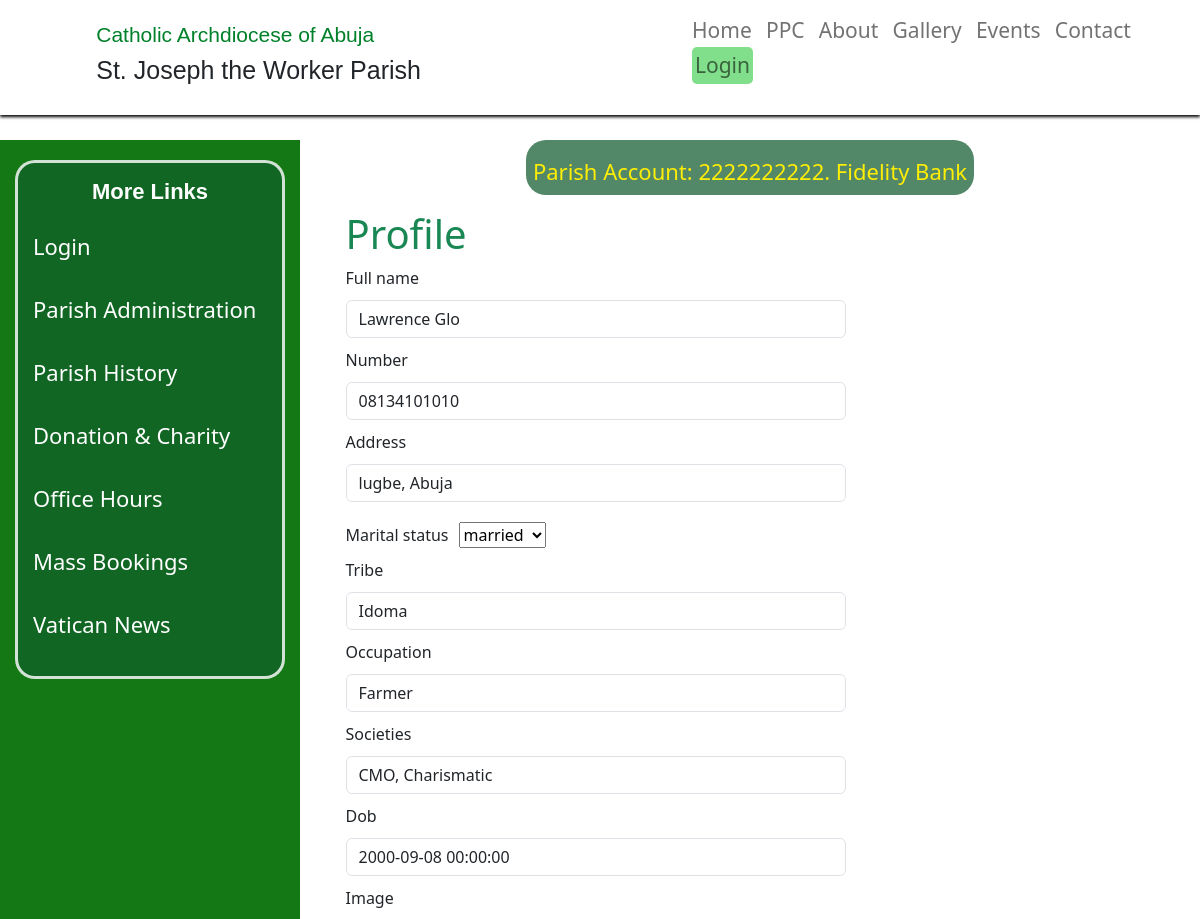
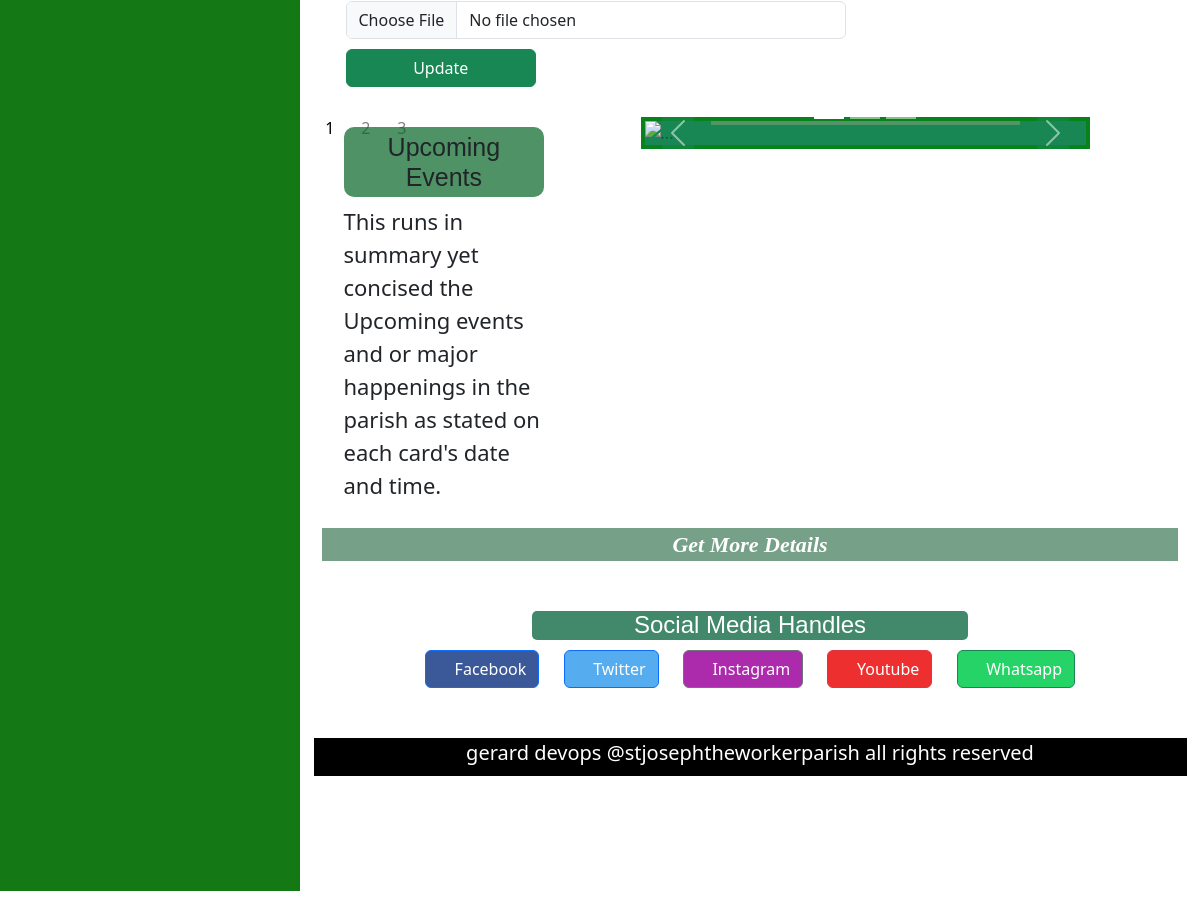
Screenshot of /dashboard/profile/2 with the database file from the repository (2 pictures, top to bottom).
### account/models.py (models this page shows, shortened)
class ProfileModel(models.Model):
    user = models.OneToOneField(User, on_delete=models.CASCADE)
    full_name = models.CharField(max_length=100, null=False, blank=True)
    number = models.CharField(max_length=11, null=False, blank=True)
    address = models.CharField(max_length=100, null=False, blank=True)
    marital_status = models.CharField(max_length=100,choices=[('single', 'single'), ('married', 'married'), ('widow', 'widow'), ('widower', 'widower')], null=False, blank=True)
    tribe = models.CharField(max_length=50, null=False, blank=True)
    occupation = models.CharField(max_length=50, null=False, blank=True)
    societies = models.CharField(max_length=100, null=False, blank=True)
    dob = models.DateField(null=False, blank=True)
    image = models.ImageField(upload_to='pics/', null=True)

### profiles/views.py (the view)
# urls.py: path('profile/<pk>', Profile.as_view(), name='profile'),
class Profile(UpdateView):
    template_name = 'profile.html'
    form_class = ProfileForm
    model = ProfileModel
    success_message = 'Profile updated successfully'
    success_url = 'profiles:dashboard'

### account/forms.py
class ProfileForm(forms.ModelForm):
    class Meta:
        model = ProfileModel
        fields = '__all__'

### Templates/profile.html (shortened to what this page needs)
{% extends 'layout.html' %}
{% load static %}
 {% block extrastyle %}
<link rel="stylesheet" href="{% static 'css/carousel.css' %}" />
<link rel="stylesheet" href="{% static 'css/index.css' %}" />
{% endblock %}
{% block content %}
      <div class="container" style="width: 90%; margin:auto 20px;">
        <form method="post" enctype="multipart/form-data">
          <h1 class="text-success">Profile</h1>
          <div class="form-group">{{form.full_name.label}}{{form.full_name}}</div>
          <div class="form-group">{{form.number.label}}{{form.number}}</div>
          <div class="form-group">{{form.address.label}}{{form.address}}</div>
          <div class="form-group">{{form.marital_status.label}}{{form.marital_status}}</div>
          <div class="form-group">{{form.tribe.label}}{{form.tribe}}</div>
          <div class="form-group">{{form.occupation.label}}{{form.occupation}}</div>
          <div class="form-group">{{form.societies.label}}{{form.societies}}</div>
          <div class="form-group">{{form.dob.label}}{{form.dob}}</div>
          <div class="form-group">{{form.image.label}}{{form.image}}</div>
          <div class="form-group">
            <input class="btn btn-success w-25 " type="submit" value="Update" />
          </div>
        </form>
      </div>
{% endblock %}

### static/css/layout.css (style rules this page uses)
* { padding: 0; margin: 0; }
body { box-sizing: border-box; width: 100%; height: 100vh; overflow: hidden; }

### rows the page displays
ProfileModel: full_name "Lawrence Glo", number "08134101010", address "lugbe, Abuja", marital_status "married", tribe "Idoma", occupation "Farmer", societies "CMO, Charismatic", dob "2000-09-08 00:00:00"
